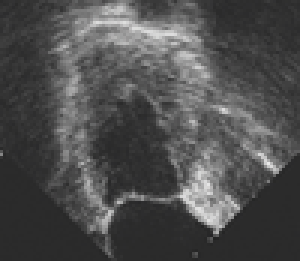
%> input picture LGD_source_code/4.bmp, 100 x 87 px (shown 3 times larger)
$ octave Demo_LGD_4.m   (GNU Octave 9; MATLAB toolbox functions it lacks are replaced by stand-ins)
%> lines starting %> are read from the running program, lines starting %| are printed output that depends on the picture
### LGD_source_code/evolution_LGD.m
% This is the evolution step for segmentation using local gaussian distribution (LGD)
% fitting energy
%
% Reference: <Li Wang, Lei He, Arabinda Mishra, Chunming Li.
% Active Contours Driven by Local Gaussian Distribution Fitting Energy.
% Signal Processing, 89(12), 2009,p. 2435-2447>
%
% Please DO NOT distribute this code to anybody.
% Copyright (c) by Li Wang
%
% Author:       Li Wang
% E-mail:       li_wang@med.unc.edu
% URL:          http://www.unc.edu/~liwa/
%
% 2010-01-02 PM

function [u ]= evolution_LGD(Img,u,epsilon,Ksigma,KONE,KI,KI2,mu,nu,lambda1,lambda2,timestep,alf)

u=NeumannBound(u);
K=curvature_central(u);
H=Heaviside(u,epsilon);
Delta = Dirac(u,epsilon);

KIH = imfilter((H.*Img),Ksigma,'replicate');
KH = imfilter(H,Ksigma,'replicate');
u1= KIH./(KH);
u2 = (KI - KIH)./(KONE - KH);

KI2H = imfilter(Img.^2.*H,Ksigma,'replicate');

sigma1 = (u1.^2.*KH - 2.*u1.*KIH + KI2H)./(KH);
sigma2 = (u2.^2.*KONE - u2.^2.*KH - 2.*u2.*KI + 2.*u2.*KIH + KI2 - KI2H)./(KONE-KH);

sigma1 = sigma1 + eps;
sigma2 = sigma2 + eps;


localForce = (lambda1 - lambda2).*KONE.*log(sqrt(2*pi)) ...
    + imfilter(lambda1.*log(sqrt(sigma1)) - lambda2.*log(sqrt(sigma2)) ...
    +lambda1.*u1.^2./(2.*sigma1) - lambda2.*u2.^2./(2.*sigma2) ,Ksigma,'replicate')...
    + Img.*imfilter(lambda2.*u2./sigma2 - lambda1.*u1./sigma1,Ksigma,'replicate')...
    + Img.^2.*imfilter(lambda1.*1./(2.*sigma1) - lambda2.*1./(2.*sigma2) ,Ksigma,'replicate');

A = -alf.*Delta.*localForce;%data force
P=mu*(4*del2(u) - K);% level set regularization term, please refer to "Chunming Li and et al. Level Set Evolution Without Re-initialization: A New Variational Formulation, CVPR 2005"
L=nu.*Delta.*K;%length term
u = u+timestep*(L+P+A);

return;


function g = NeumannBound(f)
[nrow,ncol] = size(f);
g = f;
g([1 nrow],[1 ncol]) = g([3 nrow-2],[3 ncol-2]);
g([1 nrow],2:end-1) = g([3 nrow-2],2:end-1);
g(2:end-1,[1 ncol]) = g(2:end-1,[3 ncol-2]);


function K = curvature_central(u);
[bdx,bdy]=gradient(u);
mag_bg=sqrt(bdx.^2+bdy.^2)+1e-10;
nx=bdx./mag_bg;
ny=bdy./mag_bg;
[nxx,nxy]=gradient(nx);
[nyx,nyy]=gradient(ny);
K=nxx+nyy;


function h = Heaviside(x,epsilon)
h=0.5*(1+(2/pi)*atan(x./epsilon));

function f = Dirac(x, epsilon)
f=(epsilon/pi)./(epsilon^2.+x.^2);

### LGD_source_code/Demo_LGD_4.m
% This is a demo for segmentation using local gaussian distribution (LGD)
% fitting energy
%
% Reference: <Li Wang, Lei He, Arabinda Mishra, Chunming Li.
% Active Contours Driven by Local Gaussian Distribution Fitting Energy.
% Signal Processing, 89(12), 2009,p. 2435-2447>
%
% Please DO NOT distribute this code to anybody.
% Copyright (c) by Li Wang
%
% Author:       Li Wang
% E-mail:       li_wang@med.unc.edu
% URL:          http://www.unc.edu/~liwa/
%
% 2010-01-02 PM


clc;clear all;close all;

Img=imread('4.bmp');
%> Img is the input picture: size 87x100x3 uint8; mean R, G, B 78.3, 78.3, 78.3
Img = double(Img(:,:,1));
%> Img: size 87x100 double

NumIter = 400; %iterations
timestep=0.1; %time step
mu=0.1/timestep;% level set regularization term, please refer to "Chunming Li and et al. Level Set Evolution Without Re-initialization: A New Variational Formulation, CVPR 2005"
sigma = 5;%size of kernel
epsilon = 1;
c0 = 2; % the constant value
lambda1=1.0;%outer weight, please refer to "Chunming Li and et al,  Minimization of Region-Scalable Fitting Energy for Image Segmentation, IEEE Trans. Image Processing, vol. 17 (10), pp. 1940-1949, 2008"
lambda2=1.03;%inner weight
%if lambda1>lambda2; tend to inflate
%if lambda1<lambda2; tend to deflate
nu = 0.001*255*255;%length term
alf = 20;%data term weight


figure,imagesc(uint8(Img),[0 255]),colormap(gray),axis off;axis equal
[Height Wide] = size(Img);
%> Height = 87; Wide = 100
[xx yy] = meshgrid(1:Wide,1:Height);
phi = (sqrt(((xx - 48).^2 + (yy - 60).^2 )) - 11);
phi = sign(phi).*c0;


Ksigma=fspecial('gaussian',round(2*sigma)*2 + 1,sigma); %  kernel
ONE=ones(size(Img));
KONE = imfilter(ONE,Ksigma,'replicate');
KI = imfilter(Img,Ksigma,'replicate');
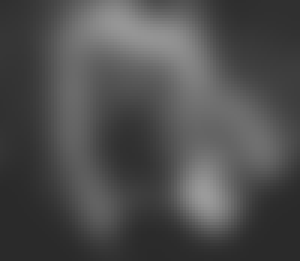
%> KI: size 87x100 double (shown 3 times larger); min 42.56, max 155, mean 78.1
KI2 = imfilter(Img.^2,Ksigma,'replicate');
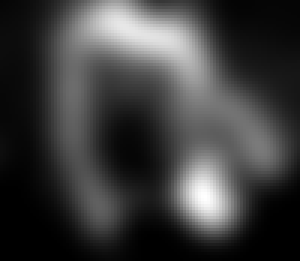
%> KI2: size 87x100 double (shown 3 times larger); min 1812.1, max 25981.7, mean 7601.6; drawn with min black and max white

figure,imagesc(uint8(Img),[0 255]),colormap(gray),axis off;axis equal,
hold on,[c,h] = contour(phi,[0 0],'r','linewidth',1); hold off
%> after `[c,h] = contour(phi,[0 0],'r','linewidth',1)`: h = -79.88
pause(0.5)

tic
for iter = 1:NumIter
    phi =evolution_LGD(Img,phi,epsilon,Ksigma,KONE,KI,KI2,mu,nu,lambda1,lambda2,timestep,alf);

    if(mod(iter,20) == 0)
        figure(2),
        imagesc(uint8(Img),[0 255]),colormap(gray),axis off;axis equal,title(num2str(iter))
        hold on,[c,h] = contour(phi,[0 0],'r','linewidth',1); hold off
        pause(0.02);
    end

end
%> this loop made 400 passes
%> pass 1, in evolution_LGD, `KIH = imfilter((H.*Img),Ksigma,'replicate');`:
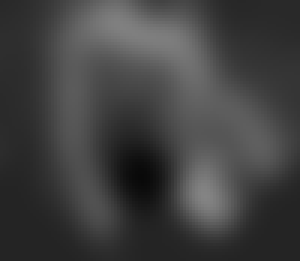
%> KIH: size 87x100 double (shown 3 times larger); min 9.4, max 132.1, mean 64.8
%> after the loop:
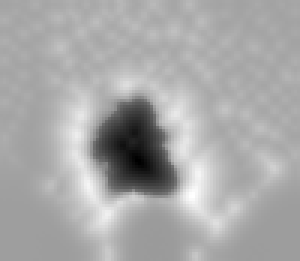
%> phi: size 87x100 double (shown 3 times larger); min -12.29, max 14.39, mean 5.33; drawn with min black and max white
%> after the loop, c = 126 columns, first 8: [0 45.04 46 47 48 48.59 49 50; 125 34 33.65 33.58 33.76 34 34.21 34.86]; h = -76.5
%> after the loop:
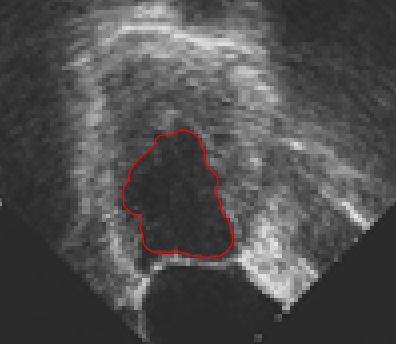
%> figure redrawn from the program's plot data; shown 4 times larger; its title reads '400'
toc
